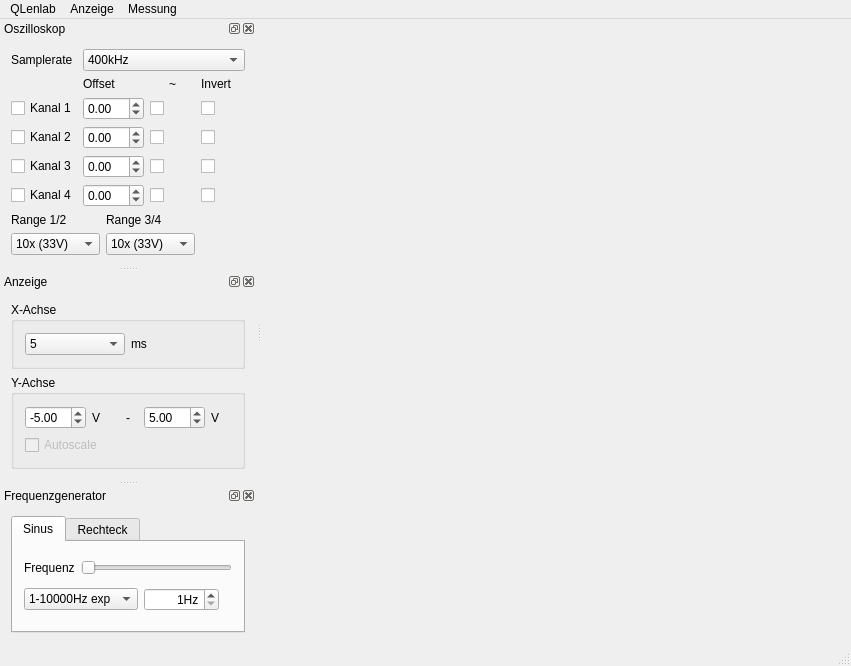
<?xml version="1.0" encoding="UTF-8"?>
<ui version="4.0">
 <class>QLenLab</class>
 <widget class="QMainWindow" name="QLenLab">
  <property name="geometry">
   <rect>
    <x>0</x>
    <y>0</y>
    <width>851</width>
    <height>624</height>
   </rect>
  </property>
  <property name="windowTitle">
   <string>QLenLab</string>
  </property>
  <property name="dockOptions">
   <set>QMainWindow::AllowNestedDocks|QMainWindow::AllowTabbedDocks|QMainWindow::AnimatedDocks</set>
  </property>
  <widget class="QWidget" name="centralWidget"/>
  <widget class="QMenuBar" name="menuBar">
   <property name="geometry">
    <rect>
     <x>0</x>
     <y>0</y>
     <width>851</width>
     <height>20</height>
    </rect>
   </property>
   <widget class="QMenu" name="menu_lenlab">
    <property name="title">
     <string>QLenlab</string>
    </property>
    <addaction name="action_settings"/>
    <addaction name="separator"/>
    <addaction name="action_about"/>
    <addaction name="action_quit"/>
   </widget>
   <widget class="QMenu" name="menu_measurement">
    <property name="title">
     <string>Messung</string>
    </property>
    <addaction name="action_start"/>
    <addaction name="action_stop"/>
   </widget>
   <widget class="QMenu" name="menu_interface">
    <property name="title">
     <string>Anzeige</string>
    </property>
    <addaction name="action_scope"/>
    <addaction name="action_generator"/>
    <addaction name="action_trigger"/>
    <addaction name="action_viewport"/>
   </widget>
   <addaction name="menu_lenlab"/>
   <addaction name="menu_interface"/>
   <addaction name="menu_measurement"/>
  </widget>
  <widget class="QStatusBar" name="statusBar"/>
  <widget class="QDockWidget" name="dockWidget_scope">
   <property name="windowTitle">
    <string>Oszilloskop</string>
   </property>
   <attribute name="dockWidgetArea">
    <number>1</number>
   </attribute>
   <widget class="QWidget" name="dockWidgetContents_scope">
    <layout class="QGridLayout" name="gridLayout_2">
     <item row="0" column="0">
      <widget class="QLabel" name="label_samplerate">
       <property name="text">
        <string>Samplerate</string>
       </property>
      </widget>
     </item>
     <item row="0" column="1" colspan="3">
      <widget class="QComboBox" name="comboBox_samplerate">
       <item>
        <property name="text">
         <string>400kHz</string>
        </property>
       </item>
       <item>
        <property name="text">
         <string>200kHz</string>
        </property>
       </item>
       <item>
        <property name="text">
         <string>125kHz</string>
        </property>
       </item>
       <item>
        <property name="text">
         <string>100kHz</string>
        </property>
       </item>
       <item>
        <property name="text">
         <string>50kHz</string>
        </property>
       </item>
       <item>
        <property name="text">
         <string>10kHz</string>
        </property>
       </item>
       <item>
        <property name="text">
         <string>1kHz</string>
        </property>
       </item>
      </widget>
     </item>
     <item row="1" column="1">
      <widget class="QLabel" name="label_offset">
       <property name="toolTip">
        <string>Manuelles Offset. Addiert den eingestellten Wert in Volt auf die Spannung des Kanals.</string>
       </property>
       <property name="text">
        <string>Offset</string>
       </property>
      </widget>
     </item>
     <item row="1" column="2">
      <widget class="QLabel" name="label_alt">
       <property name="toolTip">
        <string>Macht den Eingang symmetrisch, d.h. es wird möglich, negative Spannungen zu messen.</string>
       </property>
       <property name="text">
        <string>~</string>
       </property>
       <property name="alignment">
        <set>Qt::AlignCenter</set>
       </property>
      </widget>
     </item>
     <item row="1" column="3">
      <widget class="QLabel" name="label_inv">
       <property name="toolTip">
        <string>Invertiert die Spannung des jeweiligen Kanals</string>
       </property>
       <property name="text">
        <string>Invert</string>
       </property>
      </widget>
     </item>
     <item row="2" column="0">
      <widget class="QCheckBox" name="checkBox_ch1">
       <property name="text">
        <string>Kanal 1</string>
       </property>
      </widget>
     </item>
     <item row="2" column="1">
      <widget class="QDoubleSpinBox" name="doubleSpinBox_ch1_offset">
       <property name="minimum">
        <double>-40.000000000000000</double>
       </property>
       <property name="maximum">
        <double>40.000000000000000</double>
       </property>
      </widget>
     </item>
     <item row="2" column="2">
      <widget class="QCheckBox" name="checkBox_ch1_alt">
       <property name="text">
        <string/>
       </property>
      </widget>
     </item>
     <item row="2" column="3">
      <widget class="QCheckBox" name="checkBox_ch1_inv">
       <property name="text">
        <string/>
       </property>
      </widget>
     </item>
     <item row="3" column="0">
      <widget class="QCheckBox" name="checkBox_ch2">
       <property name="text">
        <string>Kanal 2</string>
       </property>
      </widget>
     </item>
     <item row="3" column="1">
      <widget class="QDoubleSpinBox" name="doubleSpinBox_ch2_offset">
       <property name="minimum">
        <double>-40.000000000000000</double>
       </property>
       <property name="maximum">
        <double>40.000000000000000</double>
       </property>
      </widget>
     </item>
     <item row="3" column="2">
      <widget class="QCheckBox" name="checkBox_ch2_alt">
       <property name="text">
        <string/>
       </property>
      </widget>
     </item>
     <item row="3" column="3">
      <widget class="QCheckBox" name="checkBox_ch2_inv">
       <property name="text">
        <string/>
       </property>
      </widget>
     </item>
     <item row="4" column="0">
      <widget class="QCheckBox" name="checkBox_ch3">
       <property name="text">
        <string>Kanal 3</string>
       </property>
      </widget>
     </item>
     <item row="4" column="1">
      <widget class="QDoubleSpinBox" name="doubleSpinBox_ch3_offset">
       <property name="minimum">
        <double>-40.000000000000000</double>
       </property>
       <property name="maximum">
        <double>40.000000000000000</double>
       </property>
      </widget>
     </item>
     <item row="4" column="2">
      <widget class="QCheckBox" name="checkBox_ch3_alt">
       <property name="text">
        <string/>
       </property>
      </widget>
     </item>
     <item row="4" column="3">
      <widget class="QCheckBox" name="checkBox_ch3_inv">
       <property name="text">
        <string/>
       </property>
      </widget>
     </item>
     <item row="6" column="0">
      <widget class="QCheckBox" name="checkBox_ch4">
       <property name="text">
        <string>Kanal 4</string>
       </property>
      </widget>
     </item>
     <item row="6" column="1">
      <widget class="QDoubleSpinBox" name="doubleSpinBox_ch4_offset">
       <property name="minimum">
        <double>-40.000000000000000</double>
       </property>
       <property name="maximum">
        <double>40.000000000000000</double>
       </property>
      </widget>
     </item>
     <item row="6" column="2">
      <widget class="QCheckBox" name="checkBox_ch4_alt">
       <property name="text">
        <string/>
       </property>
      </widget>
     </item>
     <item row="7" column="0" colspan="3">
      <layout class="QGridLayout" name="gridLayout">
       <item row="0" column="0">
        <widget class="QLabel" name="label_range1">
         <property name="text">
          <string>Range 1/2</string>
         </property>
        </widget>
       </item>
       <item row="0" column="1">
        <widget class="QLabel" name="label_range2">
         <property name="text">
          <string>Range 3/4</string>
         </property>
        </widget>
       </item>
       <item row="1" column="0">
        <widget class="QComboBox" name="comboBox_range1">
         <property name="currentIndex">
          <number>3</number>
         </property>
         <item>
          <property name="text">
           <string>0.5x (1.6V)</string>
          </property>
         </item>
         <item>
          <property name="text">
           <string>1.0x (3.3V)</string>
          </property>
         </item>
         <item>
          <property name="text">
           <string>2.0x (6.6V)</string>
          </property>
         </item>
         <item>
          <property name="text">
           <string>10x (33V)</string>
          </property>
         </item>
        </widget>
       </item>
       <item row="1" column="1">
        <widget class="QComboBox" name="comboBox_range2">
         <property name="currentIndex">
          <number>3</number>
         </property>
         <item>
          <property name="text">
           <string>0.5x (1.6V)</string>
          </property>
         </item>
         <item>
          <property name="text">
           <string>1.0x (3.3V)</string>
          </property>
         </item>
         <item>
          <property name="text">
           <string>2.0x (6.6V)</string>
          </property>
         </item>
         <item>
          <property name="text">
           <string>10x (33V)</string>
          </property>
         </item>
        </widget>
       </item>
      </layout>
     </item>
     <item row="8" column="0">
      <spacer name="verticalSpacer_2">
       <property name="orientation">
        <enum>Qt::Vertical</enum>
       </property>
       <property name="sizeHint" stdset="0">
        <size>
         <width>20</width>
         <height>26</height>
        </size>
       </property>
      </spacer>
     </item>
     <item row="6" column="3">
      <widget class="QCheckBox" name="checkBox_ch4_inv">
       <property name="text">
        <string/>
       </property>
      </widget>
     </item>
    </layout>
   </widget>
  </widget>
  <widget class="QDockWidget" name="dockWidget_viewport">
   <property name="floating">
    <bool>false</bool>
   </property>
   <property name="windowTitle">
    <string>Anzeige</string>
   </property>
   <attribute name="dockWidgetArea">
    <number>1</number>
   </attribute>
   <widget class="QWidget" name="dockWidgetContents_viewport">
    <layout class="QVBoxLayout" name="verticalLayout_2">
     <item>
      <widget class="QGroupBox" name="groupBox_viewport_xaxis">
       <property name="title">
        <string>X-Achse</string>
       </property>
       <layout class="QHBoxLayout" name="horizontalLayout">
        <item>
         <widget class="QComboBox" name="comboBox_xaxis">
          <item>
           <property name="text">
            <string>5</string>
           </property>
          </item>
          <item>
           <property name="text">
            <string>10</string>
           </property>
          </item>
          <item>
           <property name="text">
            <string>20</string>
           </property>
          </item>
          <item>
           <property name="text">
            <string>50</string>
           </property>
          </item>
          <item>
           <property name="text">
            <string>100</string>
           </property>
          </item>
          <item>
           <property name="text">
            <string>200</string>
           </property>
          </item>
          <item>
           <property name="text">
            <string>500</string>
           </property>
          </item>
          <item>
           <property name="text">
            <string>1000</string>
           </property>
          </item>
          <item>
           <property name="text">
            <string>2000</string>
           </property>
          </item>
         </widget>
        </item>
        <item>
         <widget class="QLabel" name="label_xaxi_unit">
          <property name="text">
           <string>ms</string>
          </property>
         </widget>
        </item>
       </layout>
      </widget>
     </item>
     <item>
      <widget class="QGroupBox" name="groupBox_viewport_yaxis">
       <property name="title">
        <string>Y-Achse</string>
       </property>
       <layout class="QVBoxLayout" name="verticalLayout">
        <item>
         <layout class="QHBoxLayout" name="horizontalLayout_2">
          <item>
           <widget class="QDoubleSpinBox" name="doubleSpinBox_yaxis_lower">
            <property name="minimum">
             <double>-35.000000000000000</double>
            </property>
            <property name="maximum">
             <double>35.000000000000000</double>
            </property>
            <property name="value">
             <double>-5.000000000000000</double>
            </property>
           </widget>
          </item>
          <item>
           <widget class="QLabel" name="label_xaxis_unit_lower">
            <property name="text">
             <string>V</string>
            </property>
           </widget>
          </item>
          <item>
           <widget class="QLabel" name="label_yaxis_dash">
            <property name="text">
             <string>-</string>
            </property>
            <property name="alignment">
             <set>Qt::AlignCenter</set>
            </property>
           </widget>
          </item>
          <item>
           <widget class="QDoubleSpinBox" name="doubleSpinBox_yaxis_upper">
            <property name="minimum">
             <double>-35.000000000000000</double>
            </property>
            <property name="maximum">
             <double>35.000000000000000</double>
            </property>
            <property name="value">
             <double>5.000000000000000</double>
            </property>
           </widget>
          </item>
          <item>
           <widget class="QLabel" name="label_xaxis_unit_upper">
            <property name="text">
             <string>V</string>
            </property>
           </widget>
          </item>
         </layout>
        </item>
        <item>
         <widget class="QCheckBox" name="checkBox_yaxis_autoscale">
          <property name="enabled">
           <bool>false</bool>
          </property>
          <property name="text">
           <string>Autoscale</string>
          </property>
         </widget>
        </item>
       </layout>
      </widget>
     </item>
     <item>
      <spacer name="verticalSpacer">
       <property name="orientation">
        <enum>Qt::Vertical</enum>
       </property>
       <property name="sizeHint" stdset="0">
        <size>
         <width>20</width>
         <height>61</height>
        </size>
       </property>
      </spacer>
     </item>
    </layout>
   </widget>
  </widget>
  <widget class="QDockWidget" name="dockWidget_generator">
   <property name="windowTitle">
    <string>Frequenzgenerator</string>
   </property>
   <attribute name="dockWidgetArea">
    <number>1</number>
   </attribute>
   <widget class="QWidget" name="dockWidgetContents_generator">
    <layout class="QVBoxLayout" name="verticalLayout_5">
     <item>
      <widget class="QTabWidget" name="tabWidget_generator">
       <property name="currentIndex">
        <number>0</number>
       </property>
       <widget class="QWidget" name="tab_generator_sinus">
        <attribute name="title">
         <string>Sinus</string>
        </attribute>
        <layout class="QVBoxLayout" name="verticalLayout_3">
         <item>
          <layout class="QHBoxLayout" name="horizontalLayout_5">
           <item>
            <widget class="QLabel" name="labe_sinus_freq">
             <property name="text">
              <string>Frequenz</string>
             </property>
            </widget>
           </item>
           <item>
            <widget class="QSlider" name="slider_sinus">
             <property name="minimum">
              <number>1</number>
             </property>
             <property name="maximum">
              <number>1000</number>
             </property>
             <property name="pageStep">
              <number>100</number>
             </property>
             <property name="orientation">
              <enum>Qt::Horizontal</enum>
             </property>
            </widget>
           </item>
          </layout>
         </item>
         <item>
          <layout class="QHBoxLayout" name="horizontalLayout_4">
           <item>
            <widget class="QComboBox" name="comboBox_range_sinus">
             <item>
              <property name="text">
               <string>1-10000Hz exp</string>
              </property>
             </item>
             <item>
              <property name="text">
               <string>1-100Hz</string>
              </property>
             </item>
             <item>
              <property name="text">
               <string>100-1000Hz</string>
              </property>
             </item>
             <item>
              <property name="text">
               <string>1000-10000Hz</string>
              </property>
             </item>
            </widget>
           </item>
           <item>
            <widget class="QSpinBox" name="spinBox_sinus">
             <property name="alignment">
              <set>Qt::AlignRight|Qt::AlignTrailing|Qt::AlignVCenter</set>
             </property>
             <property name="suffix">
              <string>Hz</string>
             </property>
             <property name="minimum">
              <number>1</number>
             </property>
             <property name="maximum">
              <number>10000</number>
             </property>
            </widget>
           </item>
           <item>
            <spacer name="horizontalSpacer">
             <property name="orientation">
              <enum>Qt::Horizontal</enum>
             </property>
             <property name="sizeHint" stdset="0">
              <size>
               <width>13</width>
               <height>20</height>
              </size>
             </property>
            </spacer>
           </item>
          </layout>
         </item>
        </layout>
       </widget>
       <widget class="QWidget" name="tab_generator_square">
        <attribute name="title">
         <string>Rechteck</string>
        </attribute>
        <layout class="QVBoxLayout" name="verticalLayout_4">
         <item>
          <layout class="QHBoxLayout" name="horizontalLayout_6">
           <item>
            <widget class="QLabel" name="labe_square_freq_2">
             <property name="text">
              <string>Frequenz</string>
             </property>
            </widget>
           </item>
           <item>
            <widget class="QSlider" name="slider_square">
             <property name="minimum">
              <number>1</number>
             </property>
             <property name="maximum">
              <number>1000</number>
             </property>
             <property name="pageStep">
              <number>100</number>
             </property>
             <property name="orientation">
              <enum>Qt::Horizontal</enum>
             </property>
             <property name="invertedAppearance">
              <bool>false</bool>
             </property>
             <property name="invertedControls">
              <bool>false</bool>
             </property>
            </widget>
           </item>
          </layout>
         </item>
         <item>
          <layout class="QHBoxLayout" name="horizontalLayout_3">
           <item>
            <widget class="QComboBox" name="comboBox_range_square">
             <item>
              <property name="text">
               <string>1-10000Hz exp</string>
              </property>
             </item>
             <item>
              <property name="text">
               <string>1-100Hz</string>
              </property>
             </item>
             <item>
              <property name="text">
               <string>100-1000Hz</string>
              </property>
             </item>
             <item>
              <property name="text">
               <string>1000-10000Hz</string>
              </property>
             </item>
            </widget>
           </item>
           <item>
            <widget class="QSpinBox" name="spinBox_square">
             <property name="alignment">
              <set>Qt::AlignRight|Qt::AlignTrailing|Qt::AlignVCenter</set>
             </property>
             <property name="suffix">
              <string>Hz</string>
             </property>
             <property name="minimum">
              <number>1</number>
             </property>
             <property name="maximum">
              <number>10000</number>
             </property>
            </widget>
           </item>
          </layout>
         </item>
         <item>
          <layout class="QHBoxLayout" name="horizontalLayout_7">
           <item>
            <widget class="QLabel" name="labe_square_ratio_dummy">
             <property name="text">
              <string>High-State</string>
             </property>
            </widget>
           </item>
           <item>
            <widget class="QSlider" name="slider_square_ratio">
             <property name="minimum">
              <number>1</number>
             </property>
             <property name="value">
              <number>50</number>
             </property>
             <property name="orientation">
              <enum>Qt::Horizontal</enum>
             </property>
             <property name="tickPosition">
              <enum>QSlider::NoTicks</enum>
             </property>
            </widget>
           </item>
           <item>
            <widget class="QLabel" name="label_square_ratio">
             <property name="text">
              <string>50%</string>
             </property>
            </widget>
           </item>
          </layout>
         </item>
        </layout>
       </widget>
      </widget>
     </item>
     <item>
      <spacer name="verticalSpacer_3">
       <property name="orientation">
        <enum>Qt::Vertical</enum>
       </property>
       <property name="sizeHint" stdset="0">
        <size>
         <width>20</width>
         <height>40</height>
        </size>
       </property>
      </spacer>
     </item>
    </layout>
   </widget>
  </widget>
  <action name="action_quit">
   <property name="text">
    <string>Beenden</string>
   </property>
  </action>
  <action name="action_start">
   <property name="enabled">
    <bool>false</bool>
   </property>
   <property name="text">
    <string>Starten</string>
   </property>
  </action>
  <action name="action_stop">
   <property name="enabled">
    <bool>false</bool>
   </property>
   <property name="text">
    <string>Stoppen</string>
   </property>
  </action>
  <action name="action_about">
   <property name="text">
    <string>Über QLenLab</string>
   </property>
  </action>
  <action name="action_scope">
   <property name="checkable">
    <bool>true</bool>
   </property>
   <property name="text">
    <string>Oszilloskop</string>
   </property>
  </action>
  <action name="action_generator">
   <property name="checkable">
    <bool>true</bool>
   </property>
   <property name="text">
    <string>Frequenzgenerator</string>
   </property>
  </action>
  <action name="action_trigger">
   <property name="checkable">
    <bool>true</bool>
   </property>
   <property name="text">
    <string>Trigger</string>
   </property>
  </action>
  <action name="action_viewport">
   <property name="checkable">
    <bool>true</bool>
   </property>
   <property name="text">
    <string>Anzeigeparameter</string>
   </property>
  </action>
  <action name="action_settings">
   <property name="text">
    <string>Einstellungen</string>
   </property>
  </action>
 </widget>
 <layoutdefault spacing="6" margin="11"/>
 <resources/>
 <connections/>
</ui>
